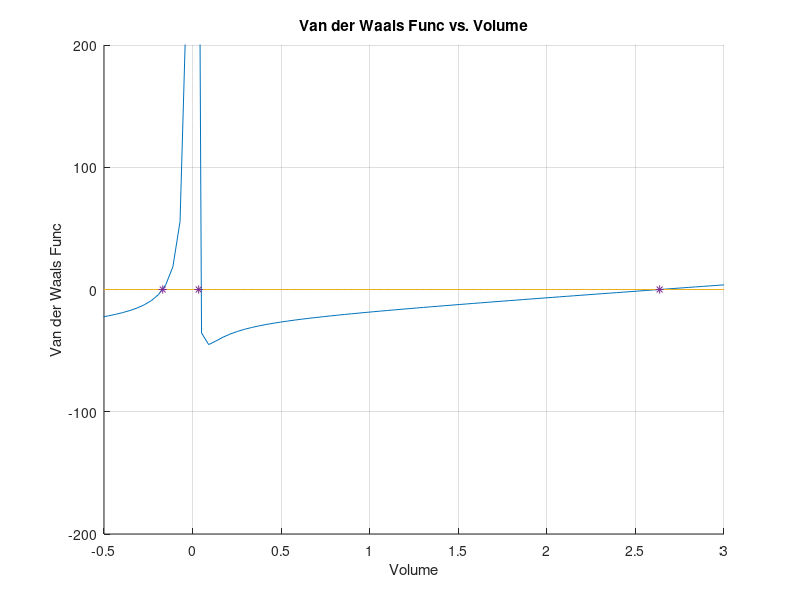

The MATLAB source for this figure:
%%%%%%%%%%%%%%%%%%%%%%%%%%%%%%%%%%%%%%%%%%%%%%%%%%%%%%%%%%%%%%%%%%%%%%%%%%%
% CODE CHALLENGE 11 - Zero Finding with MATLAB
%
% This challenge is an exercise in finding the zeros of functions in
% MATLAB. There are several functions you can use to do this - use the
% `help` function to learn more. You will find the zeros of the van der
% Waals equation of a gas state for CO2.
%
% Please ZIP and upload your team's script(s) and figures to Canvas to
% complete the challenge.
%
% STUDENT TEAMMATES
% 1. Grant Norman
% 2. Griffin Van Anne
% 3. Samuel Razumovskiy
% 4.
%
% CHALLENGE AUTHORS
% Allison Anderson, John Jackson
%%%%%%%%%%%%%%%%%%%%%%%%%%%%%%%%%%%%%%%%%%%%%%%%%%%%%%%%%%%%%%%%%%%%%%%%%%%

clear; close all; clc;

% Given:
% The equation and constants for CO2. a and b are specific to CO2.
a = 3.59; % atm*L^2/mol^2
b = 0.0427; % l/mol
R = 0.082; % L*atm/K*mol
P = 10; % atm
T = 300; % K

vdw = @(V) (P-a./V.^2).*(V-b) - R*T; % The anonymous function you will use.

% Volumes over which to plot/investigate for roots
% 1. Create a volume vector linearly spaced between -1 and 3
V = linspace(-1,3);
% 2. Plot the van der Waals function vs. volume. Change the scale of the
% plot to get a better look around the roots.
hold on
plot(V, vdw(V))
plot(V,zeros(length(V)))
grid on
xlim([-0.5 3])
ylim([-200 200])
title('Van der Waals Func vs. Volume')
xlabel('Volume')
ylabel('Van der Waals Func')
% 3. From looking at the plot, how many roots are there, and what are they
% approximately?
% There are three roots at -0.175 and 0.5
% 4. Find the roots of the polynomial using the `roots` function.
roots_roots = roots([P,-P*b-R*T,-a,a*b]);
roots_roots = sort(roots_roots);
% 5. Find the roots of the polynomial using the `fzero` function.
fzero_roots(1) = fzero(vdw,[-0.5 -0.1]);
fzero_roots(2) = fzero(vdw,[0.01 1]);
fzero_roots(3) = fzero(vdw,[-0.5 3]);
% 6. Find the roots of the polynomial using the `fsolve` function.
fsolve_roots(1) = fsolve(vdw,-0.5);
fsolve_roots(2) = fsolve(vdw,0.01);
fsolve_roots(3) = fsolve(vdw,2);
% 7. Plot the roots that you calculated on the plot created in 2. Just
% choose one set of the roots (4, 5 OR 6)
plot(roots_roots,[0 0 0], '*');
% 8. Calculate the % error between the roots using the different methods.
% Is it an acceptable error?
r_z = abs((roots_roots' - fzero_roots)./fzero_roots);
r_s = abs((roots_roots' - fsolve_roots)./fsolve_roots);
z_s = abs((fzero_roots - fsolve_roots)./fsolve_roots);

% Bonus question: time the functionc alls in 4, 5 and 6 using the `tic` and `toc` methods. Which one is the fastest?

% Bonus question: Go to this website and choose another gas to test:
% http://hyperphysics.phy-astr.gsu.edu/hbase/Kinetic/waal.html
% HINT: Make sure you check your units!

% Bonus question: change the parameters for the CO2 to see how the
% locations of the zeros change. Are there any parameter values that result
% in no zeros for the function?
